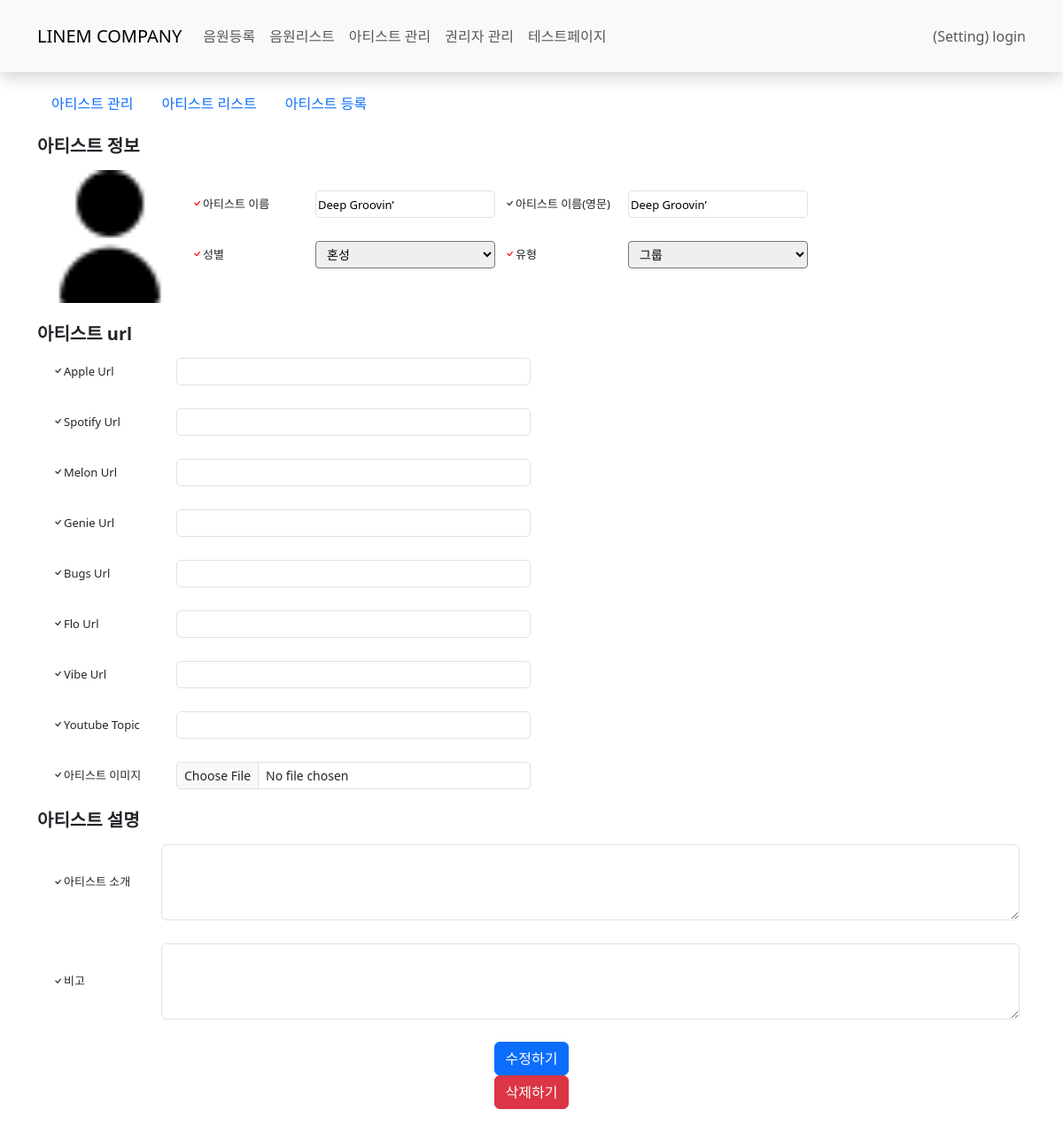
Screenshot of /maincms/artists/10/ with the database file from the repository.
### maincms/models.py (models this page shows, shortened)
class create_Artist_profile(models.Model):
    Artist_name = models.TextField()
    Artist_name_en = models.TextField(blank=True,)
    sex = models.CharField(max_length=200)
    category = models.TextField()
    Melon_ID = models.TextField(blank=True,)
    Apple_url = models.TextField(blank=True,)
    Spotify_ID = models.CharField(max_length=22,blank=True,)
    Youtube_ID = models.CharField(max_length=24,blank=True,)
    genie_url = models.TextField(blank=True,)
    bugs_url = models.TextField(blank=True,)
    flo_url = models.TextField(blank=True,)
    vibe_url = models.TextField(blank=True,)
    create_date = models.DateTimeField()
    Artist_ID = models.CharField(max_length=200)
    Artist_image = models.ImageField(upload_to='Artist_images', blank=True,)
    Albums = models.TextField(blank=True, default='[]')       # 메인 앨범
    withAlbums = models.TextField(blank=True, default='[]')   # 참여 앨범
    featAlbums = models.TextField(blank=True, default='[]')   # 피쳐링 앨범
    create_date = models.DateTimeField(auto_now_add=True)
    bio = models.TextField(blank=True,)
    artist_etc = models.TextField(blank=True,)

### maincms/views.py (the view)
# urls.py: path('artists/<int:artist_id>/', views.artist_detail),
def artist_detail(request, artist_id):
    artist = create_Artist_profile.objects.get(id=artist_id)
    context = {'artist_d' : artist}
    return render(request, 'maincms/artist_detail.html', context)

### templates/maincms/artist_detail.html (shortened to what this page needs)
{% extends 'maincms_base.html' %}
{% block content %}
{% include "maincms/navbar.html" %}
<div class="container-lg py-3">
    {% include "maincms/ar_navbar.html" %}
    <h5 class="fw-bold">아티스트 정보</h5>
    <form id="artist_create" method="post" enctype="multipart/form-data">
        <div class="info-field-col-st mb-3">
            <div class="info-field-start">
                {% if artist_d.Artist_image %}
                <img src="http://localhost:8000/media/{{ artist_d.Artist_image }}" style="width: 150px;" height="150px;">
                {% else %}
                <img src="http://localhost:8000/media/Artist_images/user_image_none.png" style="width: 150px;" height="150px;">
                {% endif %}
                <div class="info-field-column">
                    <div class="info-field-start mb-3">
                        <div class="label-field"><i class="bi bi-check check"></i>아티스트 이름</div><input class="form-in" type="text" name="Artist_name" value="{{ artist_d.Artist_name }}">
                        <div class="label-field"><i class="bi bi-check"></i>아티스트 이름(영문)</div><input class="form-in" type="text" name="Artist_name_en" value="{{ artist_d.Artist_name_en }}">
                    </div>
                    <div class="info-field-start mb-3">
                        <div class="label-field" ><i class="bi bi-check check"></i>성별</div>
                            <select class="form-select-sm" name="sex" style="width: 203px;">
                                <option value="mixed" {% if artist_d.sex == "mixed" %}selected{% endif %}>혼성</option>
                            </select>
                            <div class="label-field"><i class="bi bi-check check"></i>유형</div>
                            <select class="form-select-sm" name="category" style="width: 203px;">
                                <option value="Group" {% if artist_d.category == "Group" %}selected{% endif %}>그룹</option>
                            </select>
                        </div>
                    </div>
                </div>
            </div>
        <h5 class="fw-bold">아티스트 url</h5>
        <div class="info-field-column">
            <div class="info-field-start mb-3">
                <div class="label-field"><i class="bi bi-check"></i>Apple Url</div><input class="form-in" style="width: 400px;" type="text" name="Apple_url" value="{{ artist_d.Apple_url }}">
            </div>
            <div class="info-field-start mb-3">
                <div class="label-field"><i class="bi bi-check"></i>Spotify Url</div><input class="form-in" style="width: 400px;" type="text" name="Spotify_ID" value="{{ artist_d.Spotify_ID }}">
            </div>
            <div class="info-field-start mb-3">
                <div class="label-field"><i class="bi bi-check"></i>Melon Url</div><input class="form-in" style="width: 400px;" type="text" name="Melon_ID" value="{{ artist_d.Melon_ID }}">
            </div>
            <div class="info-field-start mb-3">
                <div class="label-field"><i class="bi bi-check"></i>Genie Url</div><input class="form-in" style="width: 400px;" type="text" name="genie_url" value="{{ artist_d.genie_url }}">
            </div>
            <div class="info-field-start mb-3">
                <div class="label-field"><i class="bi bi-check"></i>Bugs Url</div><input class="form-in" style="width: 400px;" type="text" name="bugs_url" value="{{ artist_d.bugs_url }}">
            </div>
            <div class="info-field-start mb-3">
                <div class="label-field"><i class="bi bi-check"></i>Flo Url</div><input class="form-in" style="width: 400px;" type="text" name="flo_url" value="{{ artist_d.flo_url }}">
            </div>
            <div class="info-field-start mb-3">
                <div class="label-field"><i class="bi bi-check"></i>Vibe Url</div><input class="form-in" style="width: 400px;" type="text" name="vibe_url" value="{{ artist_d.vibe_url }}">
            </div>
            <div class="info-field-start mb-3">
                <div class="label-field"><i class="bi bi-check"></i>Youtube Topic</div><input class="form-in" style="width: 400px;" type="text" name="Youtube_ID" value="{{ artist_d.Youtube_ID }}">
            </div>
            <div class="info-field-start mb-3">
                <div class="label-field"><i class="bi bi-check"></i>아티스트 이미지</div><input class="form-control form-control-sm" style="width: 400px;" type="file" id="Artist_image" name="Artist_image">
            </div>
        </div>
        <h5 class="fw-bold">아티스트 설명</h5>
        <div class="info-field-column">
            <div class="info-field-start mb-3">
                <div class="label-field"><i class="bi bi-check"></i>아티스트 소개</div><textarea class="form-control" type="text" name="bio" rows="3"></textarea>
            </div>
            <div class="info-field-start mb-3">
                <div class="label-field"><i class="bi bi-check"></i>비고</div><textarea class="form-control" type="text" name="artist_etc" rows="3"></textarea>
            </div>
        </div>
        <div class="info-field-column">
            <button type="submit" class="btn btn-primary" formaction="{% url 'maincms:artist_update' artist_d.id %}">수정하기</button>
            <button type="submit" class="btn btn-danger" formaction="{% url 'maincms:artist_delete' artist_d.id %}" onclick="return confirm('정말 삭제하시겠습니까?');">삭제하기</button>
        </div>
    </form>
</div>
    {% endblock %}

### static/maincms.css (style rules this page uses)
div { align-items: center; }
.info-field-column { font-size: 13px; display: flex; flex-direction: column; align-items: center; justify-content: center; width: 100%; height: auto; padding: 2px; }
.info-field-start { width: 100%; font-size: 13px; display: flex; padding: 5px; justify-self: left; }
.info-field-col-st { font-size: 13px; display: flex; flex-direction: column; justify-self: start; padding: 2px; }
.label-field { width: 150px; padding-left: 10px; padding-right: 5px; }
.check { color:red; }
.form-in { width: 203px; height: 31px; border: 1px, solid #dee2e6; border-radius: 5px; }

### rows the page displays
create_Artist_profile: Artist_name "Deep Groovin’", Artist_name_en "Deep Groovin’", sex "혼성", category "그룹"
